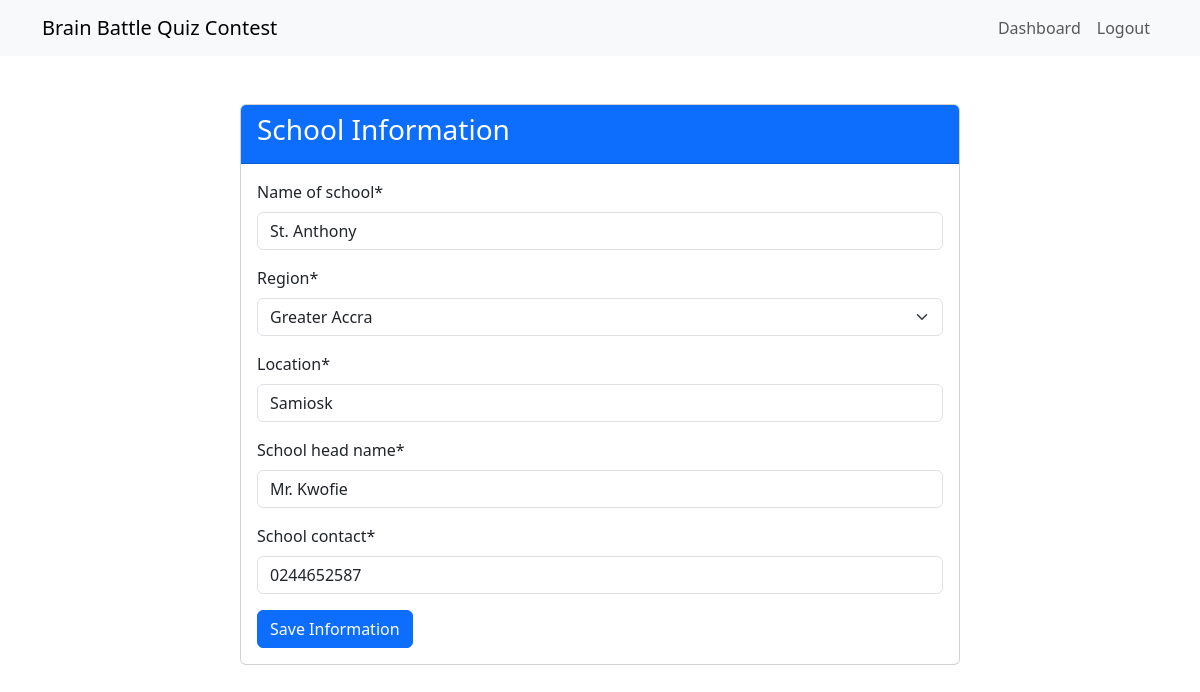
The page /registration/school/ (signed in) on the database its author committed.
### registration/models.py (models this page shows, shortened)
class School(models.Model):
    REGION_CHOICES = (
        ('Accra', 'Greater Accra'),
        ('Central', 'Central'),
        ('Western', 'Western'),
        ('Northern', 'Northern'),
        ('Ashanti', 'Ashanti'),
        ('Eastern', 'Eastern'),
        ('Volta', 'Volta'),
        ('Ahafo', 'Ahafo'),
        ('Bono', 'Bono'),
        ('Bono East', 'Bono East'),
        ('Upper East', 'Upper East'),
        ('Upper West', 'Upper West'),
        ('Savannah', 'Savannah'),
        ('North East', 'North East'),
        ('Oti', 'Oti'),
        ('Western North', 'Western North'),
    )
    user = models.OneToOneField(User, on_delete=models.CASCADE, related_name='school')
    name_of_school = models.CharField(max_length=200)
    region = models.CharField(max_length=20, choices=REGION_CHOICES, default="Not Selected")
    location = models.CharField(max_length=200)
    school_head_name = models.CharField(max_length=100)
    school_contact = models.CharField(max_length=20, validators=[RegexValidator(r'^\+?1?\d{9,15}$')])
    registration_complete = models.BooleanField(default=False)
    payment_verified = models.BooleanField(default=False)
    created_at = models.DateTimeField(auto_now_add=True)
    updated_at = models.DateTimeField(auto_now=True)

### registration/views.py (the view)
# urls.py: path('school/', views.school_info_view, name='school_info'),
@login_required
def school_info_view(request):
    try:
        school = request.user.school
    except School.DoesNotExist:
        school = None
    if request.method == 'POST':
        form = SchoolForm(request.POST, instance=school)
        if form.is_valid():
            school = form.save(commit=False)
            school.user = request.user
            school.save()
            messages.success(request, 'School information saved successfully!')
            return redirect('contestant_info')
    else:
        form = SchoolForm(instance=school)
    return render(request, 'registration/school_info.html', {'form': form})

### registration/forms.py
class SchoolForm(forms.ModelForm):
    class Meta:
        model = School
        fields = ['name_of_school', 'region', 'location', 'school_head_name', 'school_contact']

### templates/registration/school_info.html (shortened to what this page needs)
{% extends "base.html" %}
{% load crispy_forms_tags %}
{% load static %}  {% block content %}
<div class="container mt-5">
  <div class="row justify-content-center">
    <div class="col-md-8">
      <div class="card">
        <div class="card-header bg-primary text-white">
          <h3>School Information</h3>
        </div>
        <div class="card-body">
          <form method="post">
            {% csrf_token %} {{ form|crispy }}
            <button type="submit" class="btn btn-primary">
              Save Information
            </button>
          </form>
        </div>
      </div>
    </div>
  </div>
</div>
{% endblock %}

### rows shown on the page
School: name_of_school "St. Anthony", region "Greater Accra", location "Samiosk", school_head_name "Mr. Kwofie", school_contact "0244652587"
